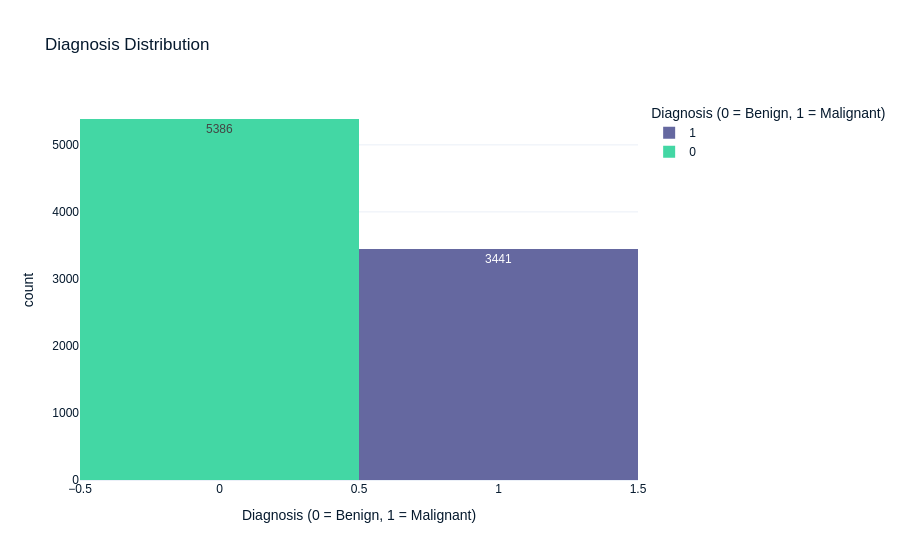

Notebook code cell kept with this figure:
### Markdown cell above
### Diagnosis Distribution

The histogram shows the distribution of the target variable, `diagnosis`, in the training dataset.

The diagnosis values are:
- **0 = Benign**
- **1 = Malignant**

The number of observations in each category helps us understand whether the dataset is balanced or if there is a class imbalance between benign and malignant cases.

### Code cell
import plotly.express as px

fig = px.histogram(
    df_train,
    x='diagnosis',
    color='diagnosis',
    title='Diagnosis Distribution',
    labels={
        'diagnosis': 'Diagnosis (0 = Benign, 1 = Malignant)',
        'count': 'Count'
    },
    text_auto=True
)

fig.show()

### Figure 1 — Plotly figure (JSON) as saved in the notebook; plotly's stock layout.template omitted (floating-point values rounded to 4 significant figures; data arrays with more than 128 entries replaced by an {"elided": "..."} marker saying what was removed)
{"data": [{"alignmentgroup": "True", "bingroup": "x", "hovertemplate": "Diagnosis (0 = Benign, 1 = Malignant)=%{x}<br>count=%{y}<extra></extra>", "legendgroup": "1", "marker": {"color": "#6568a0", "pattern": {"shape": ""}}, "name": "1", "offsetgroup": "1", "orientation": "v", "showlegend": true, "texttemplate": "%{value}", "x": {"elided": "3441 int values"}, "xaxis": "x", "yaxis": "y", "type": "histogram"}, {"alignmentgroup": "True", "bingroup": "x", "hovertemplate": "Diagnosis (0 = Benign, 1 = Malignant)=%{x}<br>count=%{y}<extra></extra>", "legendgroup": "0", "marker": {"color": "#43d7a4", "pattern": {"shape": ""}}, "name": "0", "offsetgroup": "0", "orientation": "v", "showlegend": true, "texttemplate": "%{value}", "x": {"elided": "5386 int values"}, "xaxis": "x", "yaxis": "y", "type": "histogram"}], "layout": {"xaxis": {"anchor": "y", "domain": [0, 1], "title": {"text": "Diagnosis (0 = Benign, 1 = Malignant)"}, "categoryorder": "array", "categoryarray": [1, 0]}, "yaxis": {"anchor": "x", "domain": [0, 1], "title": {"text": "count"}}, "legend": {"title": {"text": "Diagnosis (0 = Benign, 1 = Malignant)"}, "tracegroupgap": 0}, "title": {"text": "Diagnosis Distribution"}, "barmode": "relative"}}
